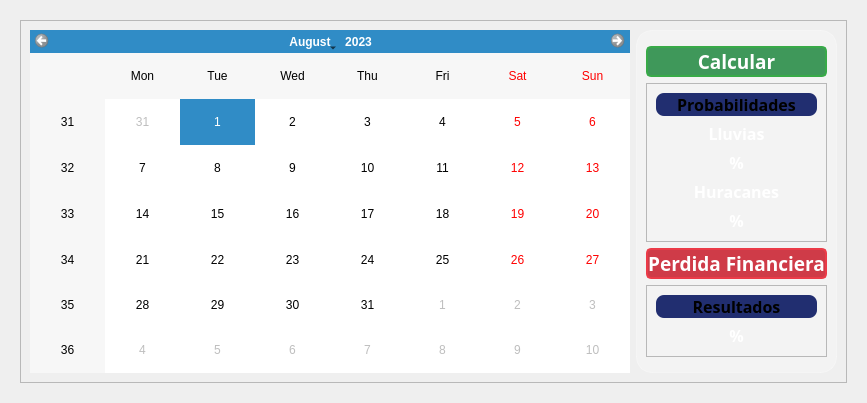
                  <widget class="QWidget" name="page_simular">
                   <layout class="QHBoxLayout" name="horizontalLayout_14">
                    <item>
                     <widget class="QFrame" name="frame_4">
                      <property name="minimumSize">
                       <size>
                        <width>200</width>
                        <height>0</height>
                       </size>
                      </property>
                      <property name="layoutDirection">
                       <enum>Qt::LeftToRight</enum>
                      </property>
                      <property name="styleSheet">
                       <string notr="true">QFrame#frame_4 {
background-image: url(:/bigSize/icons/bigSize/fondo.png);
background-repeat: no-repeat;
background-position: center;
/*background-size: cover;
background-color: rgb(255, 255, 255);*/
border-radius: 5px;
}</string>
                      </property>
                      <property name="frameShape">
                       <enum>QFrame::StyledPanel</enum>
                      </property>
                      <property name="frameShadow">
                       <enum>QFrame::Raised</enum>
                      </property>
                      <layout class="QVBoxLayout" name="verticalLayout_12">
                       <item>
                        <widget class="QFrame" name="frame_3">
                         <property name="frameShape">
                          <enum>QFrame::StyledPanel</enum>
                         </property>
                         <property name="frameShadow">
                          <enum>QFrame::Raised</enum>
                         </property>
                         <layout class="QHBoxLayout" name="horizontalLayout_13">
                          <item>
                           <widget class="QCalendarWidget" name="calendarWidget">
                            <property name="minimumSize">
                             <size>
                              <width>600</width>
                              <height>0</height>
                             </size>
                            </property>
                            <property name="cursor">
                             <cursorShape>ArrowCursor</cursorShape>
                            </property>
                            <property name="styleSheet">
                             <string notr="true">QCalendarWidget {
    background-color: #FFFFFF; /* Establece el color de fondo claro */
}

QCalendarWidget QAbstractItemView {
    background-color: rgb(85, 255, 127); /* Establece el color de fondo claro para las vistas de los días */
}

QCalendarWidget QTableView {
    background-color: #FFFFFF; /* Establece el color de fondo claro para la tabla */
}</string>
                            </property>
                            <property name="selectedDate">
                             <date>
                              <year>2023</year>
                              <month>8</month>
                              <day>1</day>
                             </date>
                            </property>
                            <property name="minimumDate">
                             <date>
                              <year>2023</year>
                              <month>8</month>
                              <day>1</day>
                             </date>
                            </property>
                            <property name="maximumDate">
                             <date>
                              <year>2023</year>
                              <month>8</month>
                              <day>31</day>
                             </date>
                            </property>
                           </widget>
                          </item>
                          <item>
                           <widget class="QFrame" name="frame_5">
                            <property name="styleSheet">
                             <string notr="true">QFrame#frame_5 {
	background: rgba(255, 255, 255, 0.28);
	border-radius: 16px;
	/*box-shadow: 0 4px 30px rgba(0, 0, 0, 0.1);
	backdrop-filter: blur(10px);	
	filter: blur(50px);
	-webkit-backdrop-filter: blur(6px);*/
	border: 1px solid rgba(255, 255, 255, 0.31);
}</string>
                            </property>
                            <property name="frameShape">
                             <enum>QFrame::StyledPanel</enum>
                            </property>
                            <property name="frameShadow">
                             <enum>QFrame::Raised</enum>
                            </property>
                            <layout class="QVBoxLayout" name="verticalLayout_7">
                             <item>
                              <widget class="QFrame" name="frame_6">
                               <property name="frameShape">
                                <enum>QFrame::StyledPanel</enum>
                               </property>
                               <property name="frameShadow">
                                <enum>QFrame::Raised</enum>
                               </property>
                              </widget>
                             </item>
                             <item>
                              <widget class="QPushButton" name="BtnCalcular">
                               <property name="sizePolicy">
                                <sizepolicy hsizetype="Minimum" vsizetype="Preferred">
                                 <horstretch>0</horstretch>
                                 <verstretch>0</verstretch>
                                </sizepolicy>
                               </property>
                               <property name="minimumSize">
                                <size>
                                 <width>50</width>
                                 <height>25</height>
                                </size>
                               </property>
                               <property name="maximumSize">
                                <size>
                                 <width>16777215</width>
                                 <height>40</height>
                                </size>
                               </property>
                               <property name="font">
                                <font>
                                 <family>Satoshi Black</family>
                                 <pointsize>14</pointsize>
                                 <weight>75</weight>
                                 <bold>true</bold>
                                </font>
                               </property>
                               <property name="styleSheet">
                                <string notr="true">QPushButton {
	border: 2px solid rgb(56, 170, 72);
	border-radius: 5px;	
	background-color: rgb(63, 152, 90);
	color: white;
}

/* rgb(52, 59, 72)*/
QPushButton:hover {
	background-color: rgb(56, 185, 78);
	border: 2px solid rgb(54, 177, 64);
}
QPushButton:pressed {	
	background-color: rgb(37, 138, 26);
	border: 2px solid rgb(60, 196, 72);
}
</string>
                               </property>
                               <property name="text">
                                <string>Calcular</string>
                               </property>
                               <property name="icon">
                                <iconset resource="files.qrc">
                                 <normaloff>:/16x16/icons/16x16/cil-ask.png</normaloff>:/16x16/icons/16x16/cil-ask.png</iconset>
                               </property>
                              </widget>
                             </item>
                             <item>
                              <widget class="QFrame" name="frame_12">
                               <property name="minimumSize">
                                <size>
                                 <width>50</width>
                                 <height>0</height>
                                </size>
                               </property>
                               <property name="maximumSize">
                                <size>
                                 <width>16777215</width>
                                 <height>200</height>
                                </size>
                               </property>
                               <property name="styleSheet">
                                <string notr="true">QFrame#frame_12 {
background-color: rgb(23, 32, 77);
border-radius: 5px;
}

QFrame#frame_12 &gt; * {
color:white;
}</string>
                               </property>
                               <property name="frameShape">
                                <enum>QFrame::StyledPanel</enum>
                               </property>
                               <property name="frameShadow">
                                <enum>QFrame::Raised</enum>
                               </property>
                               <layout class="QVBoxLayout" name="verticalLayout_22">
                                <item>
                                 <widget class="QLabel" name="label_top_info_8">
                                  <property name="minimumSize">
                                   <size>
                                    <width>0</width>
                                    <height>10</height>
                                   </size>
                                  </property>
                                  <property name="maximumSize">
                                   <size>
                                    <width>16777215</width>
                                    <height>25</height>
                                   </size>
                                  </property>
                                  <property name="font">
                                   <font>
                                    <family>Satoshi Black</family>
                                    <pointsize>12</pointsize>
                                    <weight>75</weight>
                                    <bold>true</bold>
                                   </font>
                                  </property>
                                  <property name="styleSheet">
                                   <string notr="true">QLabel{
	background-color: rgb(33, 46, 112);
	border: 0px solid ;
	border-radius: 8px;
}</string>
                                  </property>
                                  <property name="text">
                                   <string>Probabilidades</string>
                                  </property>
                                  <property name="alignment">
                                   <set>Qt::AlignCenter</set>
                                  </property>
                                 </widget>
                                </item>
                                <item>
                                 <widget class="QLabel" name="label_top_info_14">
                                  <property name="minimumSize">
                                   <size>
                                    <width>0</width>
                                    <height>20</height>
                                   </size>
                                  </property>
                                  <property name="maximumSize">
                                   <size>
                                    <width>16777215</width>
                                    <height>30</height>
                                   </size>
                                  </property>
                                  <property name="font">
                                   <font>
                                    <family>Satoshi</family>
                                    <pointsize>12</pointsize>
                                    <weight>75</weight>
                                    <bold>true</bold>
                                   </font>
                                  </property>
                                  <property name="styleSheet">
                                   <string notr="true">color: white;</string>
                                  </property>
                                  <property name="text">
                                   <string>Lluvias</string>
                                  </property>
                                  <property name="alignment">
                                   <set>Qt::AlignCenter</set>
                                  </property>
                                 </widget>
                                </item>
                                <item>
                                 <widget class="QLabel" name="label_lluvias">
                                  <property name="minimumSize">
                                   <size>
                                    <width>0</width>
                                    <height>20</height>
                                   </size>
                                  </property>
                                  <property name="maximumSize">
                                   <size>
                                    <width>16777215</width>
                                    <height>30</height>
                                   </size>
                                  </property>
                                  <property name="font">
                                   <font>
                                    <family>Satoshi</family>
                                    <pointsize>12</pointsize>
                                    <weight>75</weight>
                                    <bold>true</bold>
                                   </font>
                                  </property>
                                  <property name="styleSheet">
                                   <string notr="true">color: white;</string>
                                  </property>
                                  <property name="text">
                                   <string>%</string>
                                  </property>
                                  <property name="alignment">
                                   <set>Qt::AlignCenter</set>
                                  </property>
                                 </widget>
                                </item>
                                <item>
                                 <widget class="QLabel" name="label_top_info_15">
                                  <property name="minimumSize">
                                   <size>
                                    <width>0</width>
                                    <height>20</height>
                                   </size>
                                  </property>
                                  <property name="maximumSize">
                                   <size>
                                    <width>16777215</width>
                                    <height>30</height>
                                   </size>
                                  </property>
                                  <property name="font">
                                   <font>
                                    <family>Satoshi</family>
                                    <pointsize>12</pointsize>
                                    <weight>75</weight>
                                    <bold>true</bold>
                                   </font>
                                  </property>
                                  <property name="styleSheet">
                                   <string notr="true">color: white;</string>
                                  </property>
                                  <property name="text">
                                   <string>Huracanes</string>
                                  </property>
                                  <property name="alignment">
                                   <set>Qt::AlignCenter</set>
                                  </property>
                                 </widget>
                                </item>
                                <item>
                                 <widget class="QLabel" name="label_huracanes">
                                  <property name="minimumSize">
                                   <size>
                                    <width>0</width>
                                    <height>20</height>
                                   </size>
                                  </property>
                                  <property name="maximumSize">
                                   <size>
                                    <width>16777215</width>
                                    <height>30</height>
                                   </size>
                                  </property>
                                  <property name="font">
                                   <font>
                                    <family>Satoshi</family>
                                    <pointsize>12</pointsize>
                                    <weight>75</weight>
                                    <bold>true</bold>
                                   </font>
                                  </property>
                                  <property name="styleSheet">
                                   <string notr="true">color: white;</string>
                                  </property>
                                  <property name="text">
                                   <string>%</string>
                                  </property>
                                  <property name="alignment">
                                   <set>Qt::AlignCenter</set>
                                  </property>
                                 </widget>
                                </item>
                               </layout>
                              </widget>
                             </item>
                             <item>
                              <widget class="QPushButton" name="BtnPerdida">
                               <property name="sizePolicy">
                                <sizepolicy hsizetype="Minimum" vsizetype="Preferred">
                                 <horstretch>0</horstretch>
                                 <verstretch>0</verstretch>
                                </sizepolicy>
                               </property>
                               <property name="minimumSize">
                                <size>
                                 <width>50</width>
                                 <height>30</height>
                                </size>
                               </property>
                               <property name="maximumSize">
                                <size>
                                 <width>16777215</width>
                                 <height>40</height>
                                </size>
                               </property>
                               <property name="font">
                                <font>
                                 <family>Satoshi Black</family>
                                 <pointsize>14</pointsize>
                                 <weight>75</weight>
                                 <bold>true</bold>
                                </font>
                               </property>
                               <property name="styleSheet">
                                <string notr="true">QPushButton {
	border: 2px solid rgb(235, 59, 72);
	border-radius: 5px;	
	background-color: rgb(207, 59, 72);
	color: white;
}

/* rgb(52, 59, 72)*/
QPushButton:hover {
	background-color: rgb(235, 67, 84);
	border: 2px solid rgb(207, 59, 72);
}
QPushButton:pressed {	
	background-color: rgb(139, 37, 46);
	border: 2px solid rgb(207, 59, 72);
}</string>
                               </property>
                               <property name="text">
                                <string>Perdida Financiera</string>
                               </property>
                               <property name="icon">
                                <iconset resource="files.qrc">
                                 <normaloff>:/16x16/icons/16x16/cil-remove.png</normaloff>:/16x16/icons/16x16/cil-remove.png</iconset>
                               </property>
                               <property name="shortcut">
                                <string>Backspace</string>
                               </property>
                              </widget>
                             </item>
                             <item>
                              <widget class="QFrame" name="frame_36">
                               <property name="minimumSize">
                                <size>
                                 <width>50</width>
                                 <height>0</height>
                                </size>
                               </property>
                               <property name="maximumSize">
                                <size>
                                 <width>16777215</width>
                                 <height>200</height>
                                </size>
                               </property>
                               <property name="styleSheet">
                                <string notr="true">QFrame#frame_12 {
background-color: rgb(23, 32, 77);
border-radius: 5px;
}

QFrame#frame_12 &gt; * {
color:white;
}</string>
                               </property>
                               <property name="frameShape">
                                <enum>QFrame::StyledPanel</enum>
                               </property>
                               <property name="frameShadow">
                                <enum>QFrame::Raised</enum>
                               </property>
                               <layout class="QVBoxLayout" name="verticalLayout_30">
                                <item>
                                 <widget class="QLabel" name="label_top_info_10">
                                  <property name="minimumSize">
                                   <size>
                                    <width>0</width>
                                    <height>10</height>
                                   </size>
                                  </property>
                                  <property name="maximumSize">
                                   <size>
                                    <width>16777215</width>
                                    <height>25</height>
                                   </size>
                                  </property>
                                  <property name="font">
                                   <font>
                                    <family>Satoshi Black</family>
                                    <pointsize>12</pointsize>
                                    <weight>75</weight>
                                    <bold>true</bold>
                                   </font>
                                  </property>
                                  <property name="styleSheet">
                                   <string notr="true">QLabel{
	background-color: rgb(33, 46, 112);
	border: 0px solid ;
	border-radius: 8px;
}</string>
                                  </property>
                                  <property name="text">
                                   <string>Resultados</string>
                                  </property>
                                  <property name="alignment">
                                   <set>Qt::AlignCenter</set>
                                  </property>
                                 </widget>
                                </item>
                                <item>
                                 <widget class="QLabel" name="label_top_info_45">
                                  <property name="minimumSize">
                                   <size>
                                    <width>0</width>
                                    <height>20</height>
                                   </size>
                                  </property>
                                  <property name="maximumSize">
                                   <size>
                                    <width>16777215</width>
                                    <height>30</height>
                                   </size>
                                  </property>
                                  <property name="font">
                                   <font>
                                    <family>Satoshi</family>
                                    <pointsize>12</pointsize>
                                    <weight>75</weight>
                                    <bold>true</bold>
                                   </font>
                                  </property>
                                  <property name="styleSheet">
                                   <string notr="true">color: white;</string>
                                  </property>
                                  <property name="text">
                                   <string>%</string>
                                  </property>
                                  <property name="alignment">
                                   <set>Qt::AlignCenter</set>
                                  </property>
                                 </widget>
                                </item>
                               </layout>
                              </widget>
                             </item>
                             <item>
                              <widget class="QFrame" name="frame_7">
                               <property name="frameShape">
                                <enum>QFrame::StyledPanel</enum>
                               </property>
                               <property name="frameShadow">
                                <enum>QFrame::Raised</enum>
                               </property>
                              </widget>
                             </item>
                            </layout>
                           </widget>
                          </item>
                         </layout>
                        </widget>
                       </item>
                      </layout>
                     </widget>
                    </item>
                   </layout>
                  </widget>
